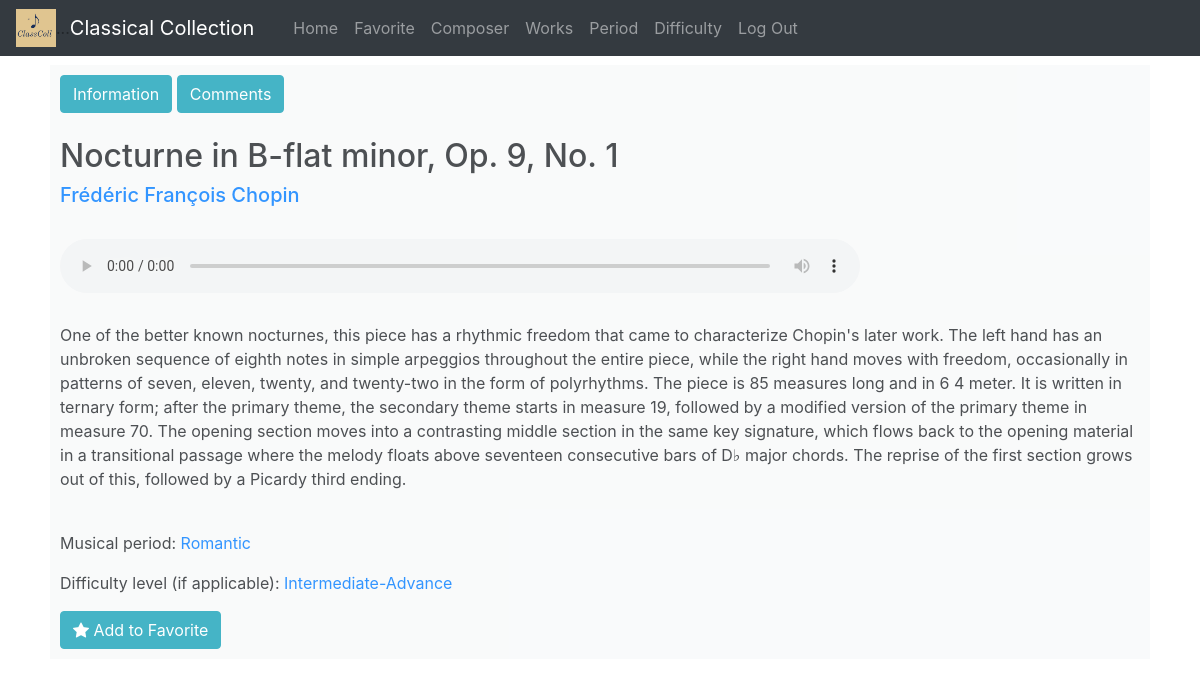
Screenshot of /piece/Nocturne in B-flat minor, Op. 9, No. 1 (signed in) with the database file from the repository.
### classcoll/models.py (models this page shows, shortened)
class Piece(models.Model):
    name = models.CharField(max_length=100)
    composer = models.ForeignKey(Composer, on_delete=models.CASCADE)
    description = models.TextField()
    source = models.FileField()
    period = models.ForeignKey(Period, on_delete=models.CASCADE)
    difficulty = models.ForeignKey(Difficulty, on_delete=models.CASCADE)

class Composer(models.Model):
    name = models.CharField(max_length=100)
    biography = models.TextField()
    image = models.URLField(blank=False)

class Period(models.Model):
    era = models.CharField(max_length=50)
    description = models.TextField(null=True)

class Difficulty(models.Model):
    rating = models.CharField(max_length=20)
    description = models.TextField(null=True)

### classcoll/views/Pieces.py (the view)
# urls.py: path('piece/<str:name>', Pieces.pieceInfo, name='piece'),
def pieceInfo(request, name):
    target = Piece.objects.filter(name=name).first()
    if target is None:
        return render(request, ERROR_FILE)
    comments = Comment.objects.filter(piece=target).annotate(upvotes=Count('upvote')).order_by('-upvote')
    temp = Upvote.objects.filter(user=request.user)
    upvotes = []        # get a list of all upvoted comments by the users
    for upvote in temp:
        if upvote.comment in comments:
            upvotes.append(upvote.comment)
    favorite = []
    if request.user.is_authenticated:
        favorite = Favorite.objects.filter(user=request.user).first().pieces.all()
    paginator = Paginator(comments, 10)
    pageNumber = request.GET.get('page')
    comments = paginator.get_page(pageNumber)
    return render(request, PIECE_FILE, {
        'piece': target,
        'comments': comments,
        'upvotes': upvotes,
        'favorite': favorite
    })

### classcoll/templates/classcoll/piece.html (shortened to what this page needs)
{% extends 'classcoll/layout.html' %}
{% load static %}
{% block body %}
    <div class="bg-light my-background">
        <button id="showInfo" class="btn btn-info">Information</button>
        <button id="showComment" class="btn btn-info">Comments</button>
        <br>
        <br>
        <div id="pieceInfo">
            <h2>{{piece.name}}<h2>
            <h5><a href="{% url 'composer' piece.composer.name%}">{{piece.composer.name}}</a></h5>
            <br>
            <div id="audioHolder">
                <audio id="audioControl" controls style="width: 800px;">
                    <source src="/upload/{{piece.source}}" type="audio/mpeg">
                </audio>
            </div>
            <br>
            <p>{{piece.description}}</p>
            <br>
            <p>Musical period: <a href="{% url 'period' piece.period.era %}">{{ piece.period.era }}</a></p>
            <p>Difficulty level (if applicable): <a href="{% url 'difficulty' piece.difficulty.rating %}">{{ piece.difficulty.rating }}</a></p>
            {% if user.is_authenticated %}
                <button data-value="{{piece.id}}" id="favoritePiece" class="btn btn-info bi bi-star-fill">
                    {% if piece in favorite %}
                        Remove from Favorite
                    {% else %}
                        Add to Favorite
                    {% endif %}
                </button>
            {% endif %}
        </div>
    </div>
{% endblock %}

### classcoll/static/classcoll/styles.css (style rules this page uses)
.my-background { opacity: 0.8; padding: 10px; }

### rows the page displays
Piece: name "Nocturne in B-flat minor, Op. 9, No. 1", composer.name "Frédéric François Chopin", description "One of the better known nocturnes, this piece has a rhythmic freedom that came to characterize Chopin's later work. The left hand has an unbroken sequence of eighth notes in simple arpeggios throughout the entire piece, while the right hand moves with freedom, occasionally in patterns of seven, eleven, twenty, and twenty-two in the form of polyrhythms. The piece is 85 measures long and in 6 4 meter. It is written in ternary form; after the primary theme, the secondary theme starts in measure 19, followed by a modified version of the primary theme in measure 70. The opening section moves into a contrasting middle section in the same key signature, which flows back to the opening material in…", period.era "Romantic", difficulty.rating "Intermediate-Advance"
